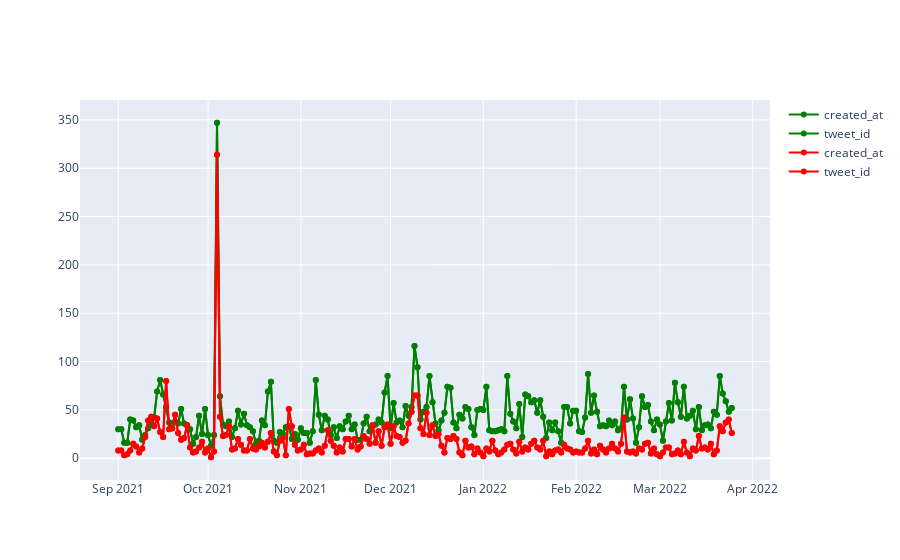

Notebook code cell kept with this figure:
### Code cell
import plotly.graph_objs as go
fig = go.Figure()
for col in pos.columns:
    fig.add_trace(go.Scatter(x=pos['created_at'], y=pos['tweet_id'],
                             name = col,
                             mode = 'markers+lines',
                             line=dict(shape='linear'),
                             connectgaps=True,
                             line_color='green'
                             )
                 )
for col in neg.columns:
    fig.add_trace(go.Scatter(x=neg['created_at'], y=neg['tweet_id'],
                             name = col,
                             mode = 'markers+lines',
                             line=dict(shape='linear'),
                             connectgaps=True,
                             line_color='red'
                             )
                 )
fig.show()

### Figure 1 — Plotly figure (JSON) as saved in the notebook; plotly's stock layout.template omitted (floating-point values rounded to 4 significant figures; data arrays with more than 128 entries replaced by an {"elided": "..."} marker saying what was removed)
{"data": [{"connectgaps": true, "line": {"color": "green", "shape": "linear"}, "mode": "markers+lines", "name": "created_at", "type": "scatter", "x": {"elided": "206 str values"}, "y": {"elided": "206 int values"}}, {"connectgaps": true, "line": {"color": "green", "shape": "linear"}, "mode": "markers+lines", "name": "tweet_id", "type": "scatter", "x": {"elided": "206 str values"}, "y": {"elided": "206 int values"}}, {"connectgaps": true, "line": {"color": "red", "shape": "linear"}, "mode": "markers+lines", "name": "created_at", "type": "scatter", "x": {"elided": "206 str values"}, "y": {"elided": "206 int values"}}, {"connectgaps": true, "line": {"color": "red", "shape": "linear"}, "mode": "markers+lines", "name": "tweet_id", "type": "scatter", "x": {"elided": "206 str values"}, "y": {"elided": "206 int values"}}], "layout": {}}
